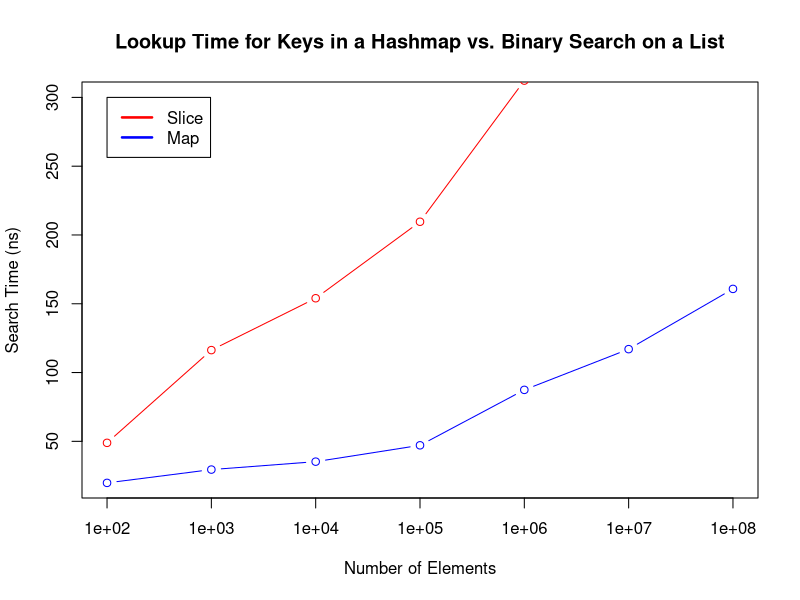

This chart was generated by the following R code:
raw <- read.csv(file="benchresults.csv",sep=",",head=TRUE)
data <- raw

png(filename="plot.png",
    units="px",
    width=640,
    height=480)

plot(data$Elements, data$Map/data$Elements, type=c("b"), log=c("x"), ylim=c(20,300),
        xlab="Number of Elements", ylab="Search Time (ns)", col="blue")
title(main="Lookup Time for Keys in a Hashmap vs. Binary Search on a List")
lines(data$Elements, y=data$Slice/data$Elements, col="red", type="b")
legend(10^2, y=300, c("Slice", "Map"), col=c("red", "blue"), lwd=c(2.5, 2.5), lty=c(1, 1))

